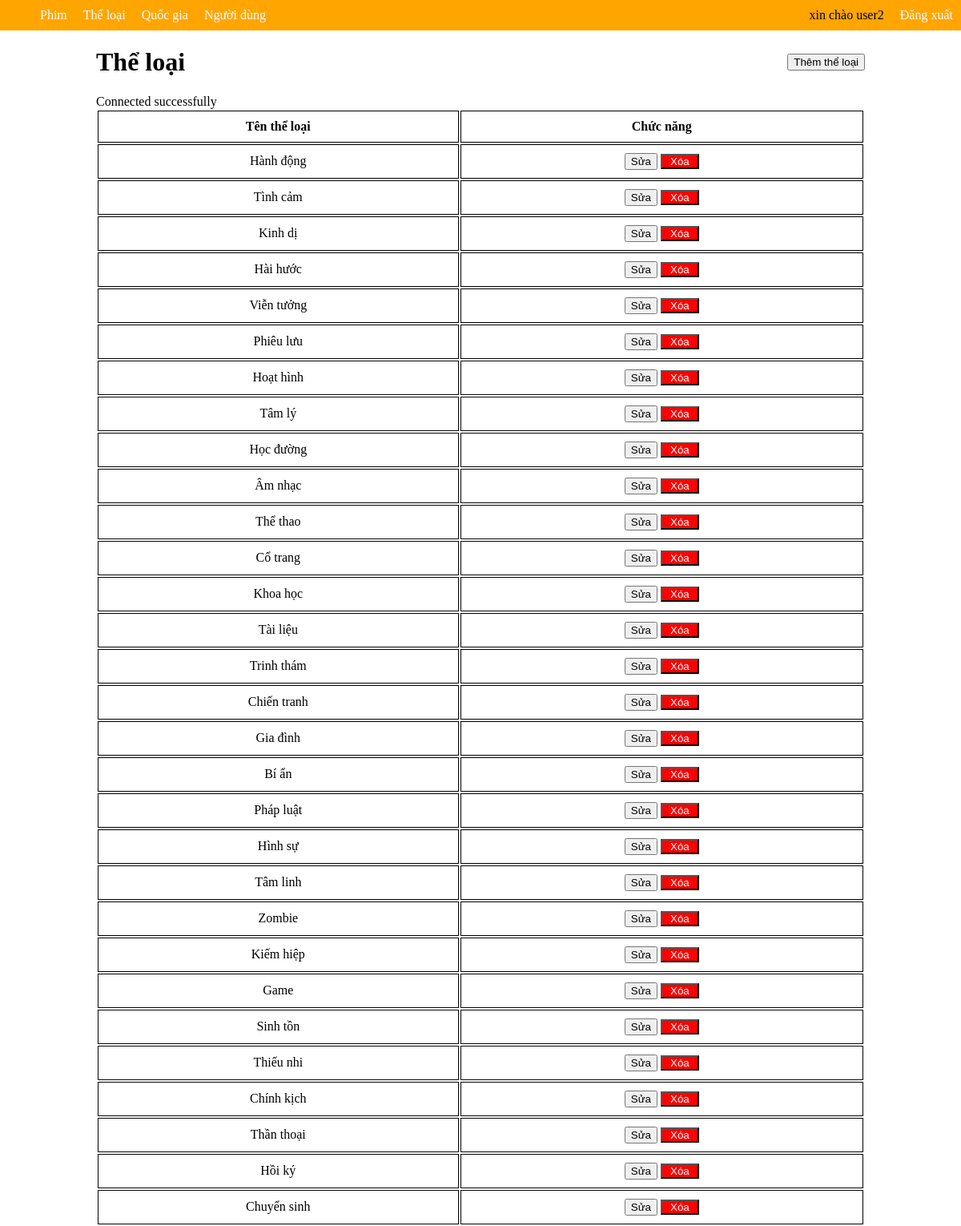
Screenshot of /buoi2/index.php?page_layout=theloai (signed in) with the database file from the repository.
### tables this page shows
CREATE TABLE IF NOT EXISTS the_loai (
    id INT PRIMARY KEY AUTO_INCREMENT,
    ten_the_loai VARCHAR(50)
);

### buoi2/theloai.php (the view, shortened to what this page needs)
<!DOCTYPE html>
<html lang="en">
<head>
</head>
<body>
     <div style="display: flex; justify-content: space-between; align-items: center;">
      <h1>Thể loại</h1>
    <button><a  color: green class="them" href="themtheloai.php">Thêm thể loại</a></button>
    </div>
    <table>
        <tr>
            <th>Tên thể loại</th>
            <th>Chức năng</th>
        </tr>
        <?php
        include ('connect.php');
        $sql = "SELECT t.* FROM the_loai t ";
        $result = mysqli_query($conn, $sql);
        while($row = mysqli_fetch_array($result)) {
        ?>
        <tr>
            <td><?php echo $row["ten_the_loai"] ?></td>
            <td>
                <button>Sửa</button>
                <button class="xoa"><a  href="xoatheloai.php?id.<?php echo $row["id"] ?>">Xóa</a></button>
            </td>
        </tr>
        <?php } ?>
    </table>
</body>
</html>

### buoi2/index.php (style rules this page uses)
body { margin: 0; }
a { text-decoration: none; }

### buoi2/theloai.php (style rules this page uses)
table { width: 100%; text-align: center; }
th, td { border: 1px solid black; padding: 10px; }
a { text-decoration: none; color: white; }
.xoa { background-color: red; padding: 0 10px; color: green; }
.them { color : black; }

### rows the page displays
the_loai: ten_the_loai "Hành động"
the_loai: ten_the_loai "Tình cảm"
the_loai: ten_the_loai "Kinh dị"
the_loai: ten_the_loai "Hài hước"
the_loai: ten_the_loai "Viễn tưởng"
the_loai: ten_the_loai "Phiêu lưu"
the_loai: ten_the_loai "Hoạt hình"
the_loai: ten_the_loai "Tâm lý"
the_loai: ten_the_loai "Học đường"
the_loai: ten_the_loai "Âm nhạc"
the_loai: ten_the_loai "Thể thao"
the_loai: ten_the_loai "Cổ trang"
the_loai: ten_the_loai "Khoa học"
the_loai: ten_the_loai "Tài liệu"
the_loai: ten_the_loai "Trinh thám"
the_loai: ten_the_loai "Chiến tranh"
the_loai: ten_the_loai "Gia đình"
the_loai: ten_the_loai "Bí ẩn"
the_loai: ten_the_loai "Pháp luật"
the_loai: ten_the_loai "Hình sự"
the_loai: ten_the_loai "Tâm linh"
the_loai: ten_the_loai "Zombie"
the_loai: ten_the_loai "Kiếm hiệp"
the_loai: ten_the_loai "Game"
the_loai: ten_the_loai "Sinh tồn"
the_loai: ten_the_loai "Thiếu nhi"
the_loai: ten_the_loai "Chính kịch"
the_loai: ten_the_loai "Thần thoại"
the_loai: ten_the_loai "Hồi ký"
the_loai: ten_the_loai "Chuyển sinh"

### other values shown
$_SESSION["username"] "user2"
